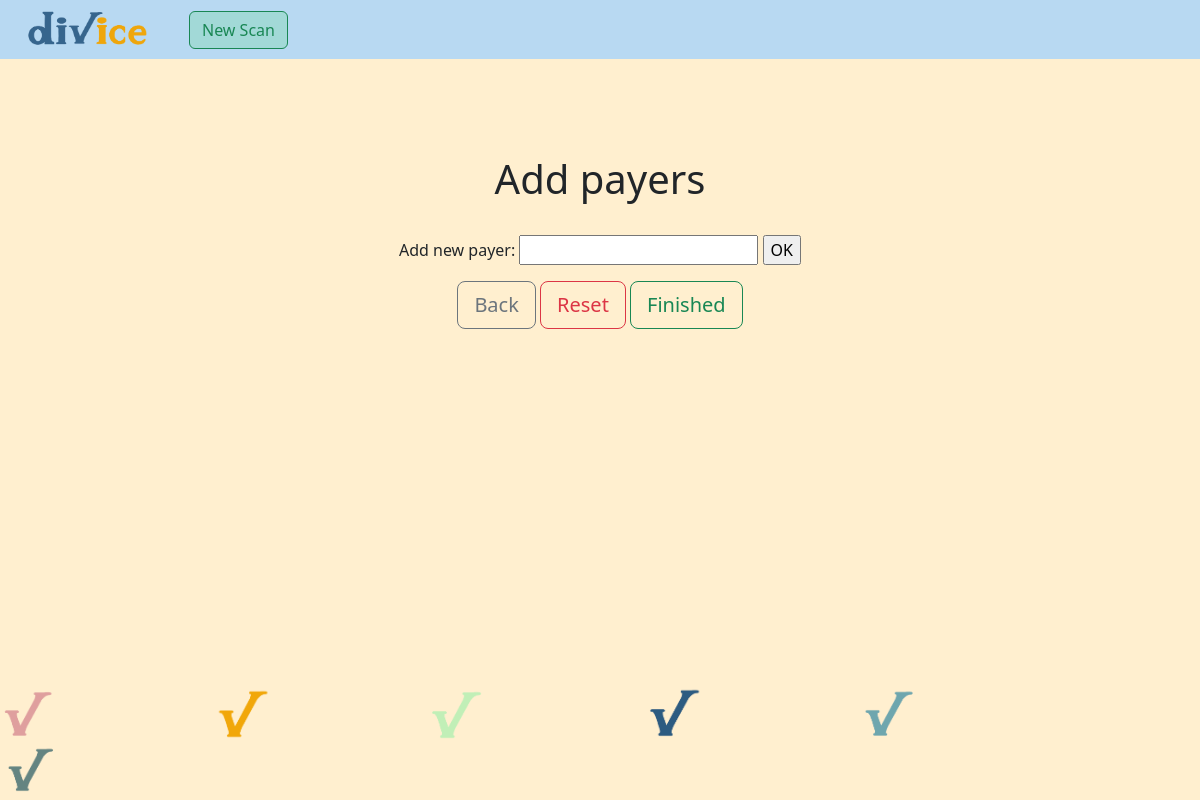
The page /people/ on the database as committed earlier.
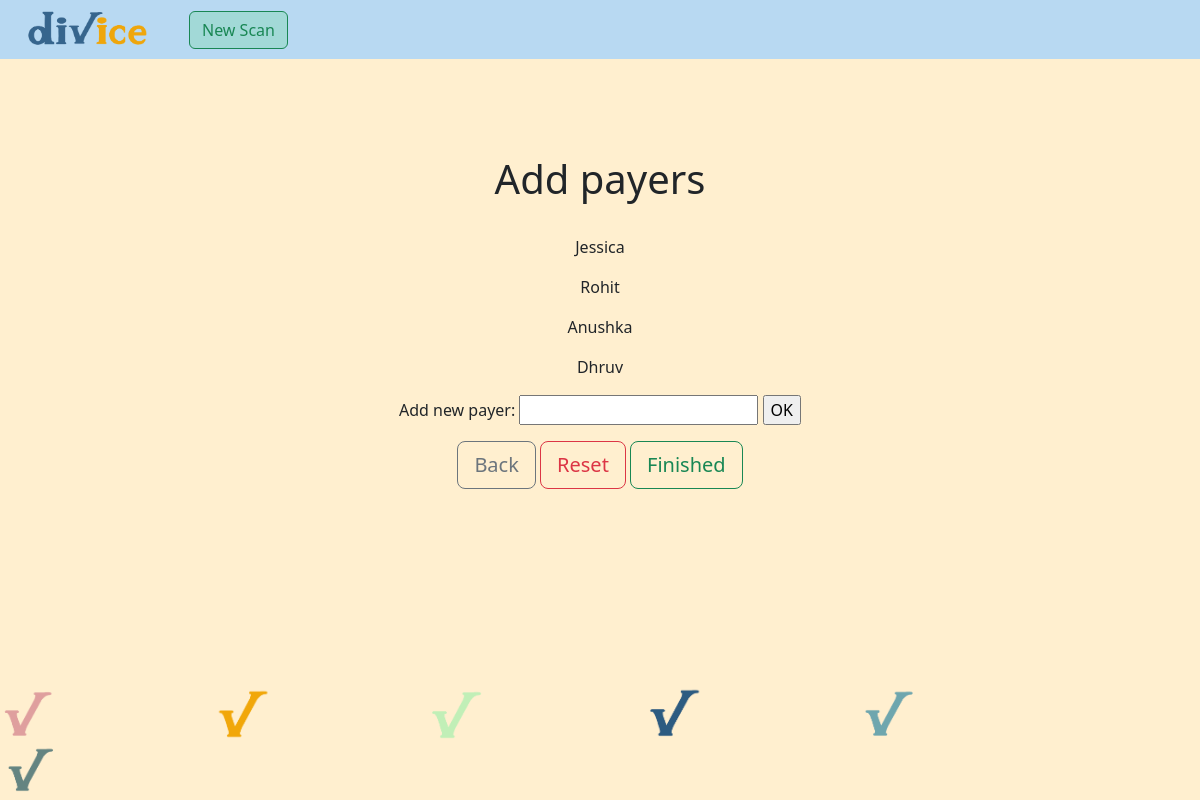
The same page on the database as committed later.
### divice/models.py (models this page shows)
class Name(models.Model):
    name = models.CharField(max_length=100)
    def __str__(self):
        return self.name

### divice/views.py (the view)
# urls.py: path('people/', views.input_names, name='people-page'),
def input_names(request):
    if request.method == 'POST':
        form = NameForm(request.POST)
        if form.is_valid():
            name = Name(name=form.cleaned_data['payer_name'])
            name.save()
    context = {
        'form': NameForm(), 'name_list': Name.objects.all()
    }
    return render(request, 'add_people_template.html', context)

### divice/forms.py
class NameForm(forms.Form):
    payer_name = forms.CharField(label='Add new payer', max_length=100)

### divice/templates/add_people_template.html (shortened to what this page needs)
{% extends "base_template.html" %}
{% block content %}
<div class="mxy-auto mt-5 pt-5">
    <div class="jumbotron text-center">
        <h1>Add payers</h1>
    </div>
    <br>
    <div class="text-center">
        <div class="padded text-center">
            {% for name in name_list%}
                <div class="row">
                    <p>{{ name }}</p>
                </div>
            {% endfor %}
        </div>
        <form action="/people/" method="post">
            {{ form }}
            <input type="submit" value="OK">
        </form>
        <a href="/check/35" class="btn btn-lg btn-outline-secondary" role="button">Back</a>
        <a href="/reset-names/" class="btn btn-lg btn-outline-danger" role="button">Reset</a>
        <a href="/assign/" class="btn btn-lg btn-outline-success" role="button">Finished</a>
    </div>
</div>
{% endblock %}

### divice/templates/base_template.html (shortened to what this page needs)
<html lang="en">
    <head>
        <link href="https://cdn.jsdelivr.net/npm/bootstrap@5.2.2/dist/css/bootstrap.min.css" rel="stylesheet">
        <link rel="stylesheet" href="style.css">
    </head>
    <body style="background-color: #ffefcf;">
        <div id="nav-bar" style="width: 100%">
            <nav class="navbar navbar-expand-lg navbar-light" style="background-color: #b8d9f2">
                <span style="padding-left:2%;">
                    <a class="navbar-brand" href="/home/">
                        <img src="../static/divicelogo.png" class="align-right" width="125">
                    </a>
                </span>
                <div class="collapse navbar-collapse" id="navbarSupportedContent">
                    <ul class="navbar-nav ml-auto">
                        <a class="btn btn-outline-success" style="background-color: #a2d9d7" href="/upload/">New Scan</a>
                    </ul>
                </div>
            </nav>
        </div>
        <div id="content" class="bottom-padded">
            {% block content %}{% endblock %}
        </div>
        <div class="fixed-bottom">
            <marquee behavior="scroll" direction="right" height="60px" scrollamount="16">
                <img style="margin-right:150px" src="../static/check-1.png" width="60">
                <img style="margin-right:150px" src="../static/check-2.png" width="60">
                <img style="margin-right:150px" src="../static/check-3.png" width="60">
                <img style="margin-right:150px" src="../static/check-4.png" width="60">
                <img style="margin-right:150px" src="../static/check-5.png" width="60">
                <img style="margin-right:150px" src="../static/check-6.png" width="60">
            </marquee>
        </div>
    </body>
</html>

### divice/templates/base_template.html (style rules this page uses)
.bottom-padded { padding-bottom: 10%; }

Rows that differ between the two databases and show on the page:
added Name: name "Jessica"
added Name: name "Rohit"
added Name: name "Anushka"
added Name: name "Dhruv"
